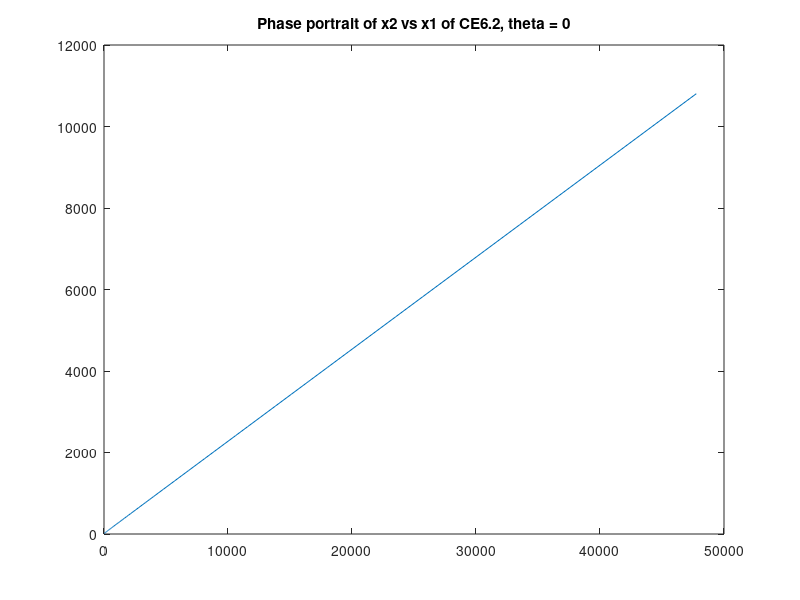
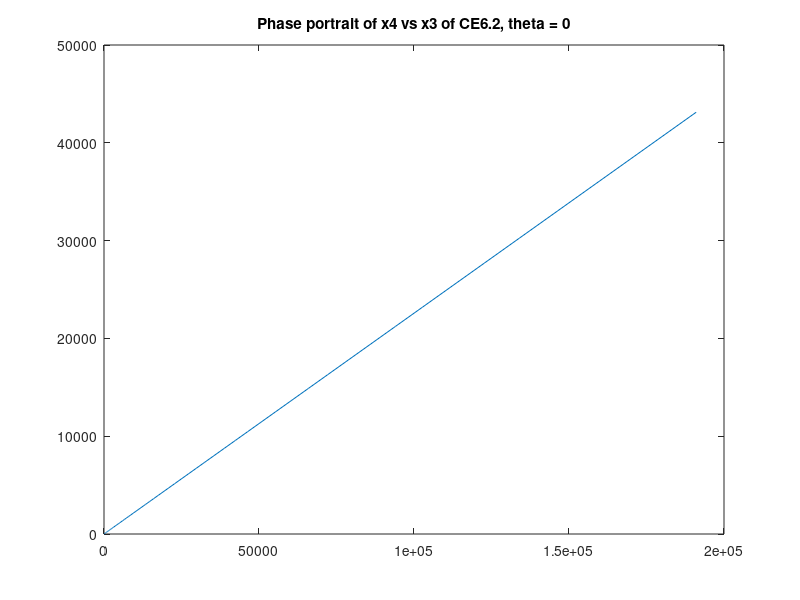
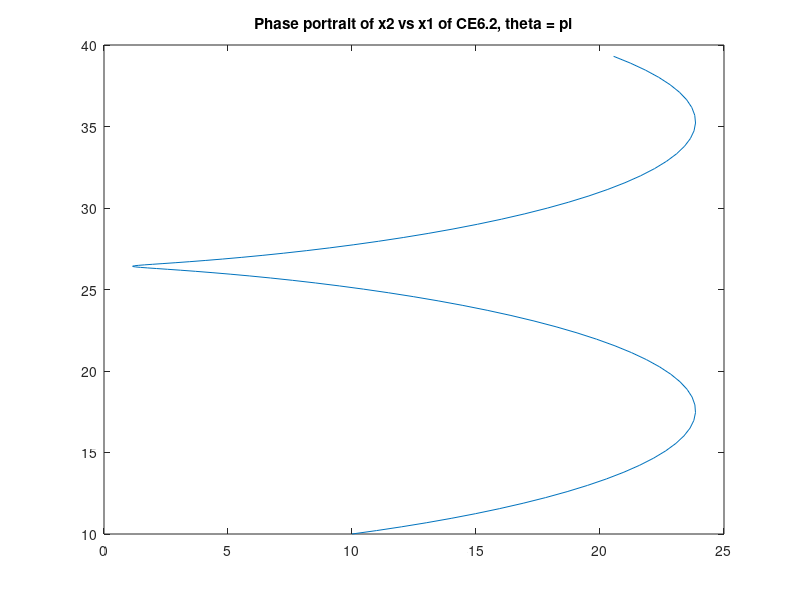
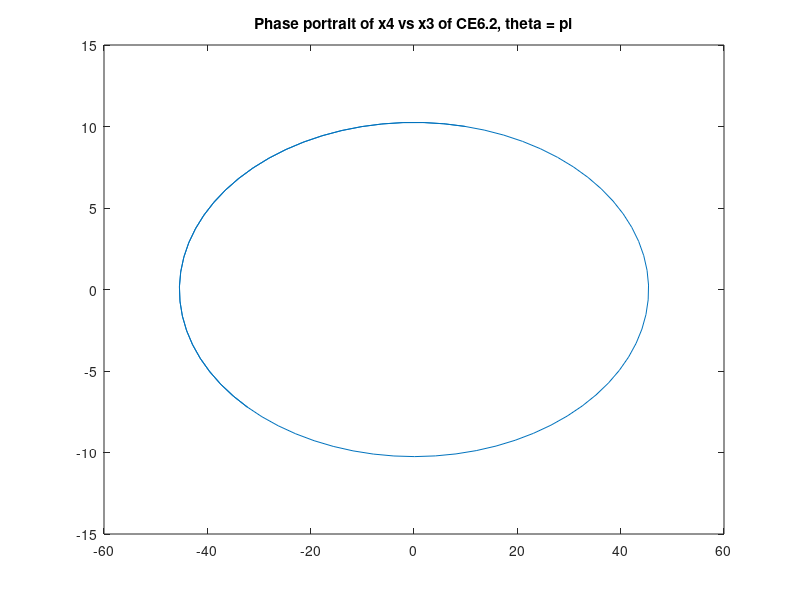

Here is the MATLAB script that generated these plots, in order:
% EE6283
% Quyen Hua
% M9
% CE6.2
% 
% using Lyapunov Analsis, assess the stability prorperties of the CE2 System;
% any case will do - because the A matrix is identical for all input output
% cases. Should Lyapunov analysis not succeed, use Eigenvalue analysis.
% Plot phase portraits to reinforce your results.

clear all

% % let Q = I4 for Lyapunov Analysis
Q = eye(4);
C = [1 0 0 0];
D = [0];
% Recall from earlier submissions that with initial conditions (theta) = 0
% A = 0 1 0 0
%     0 0 y z 
%     0 0 0 1
%     0 0 h k

% with
% y = (g*m2/m1)
% z = 0
% h =g*(m1+m2)/(m1*L)
% k = 0
% when evaluated at with initial condition zero

% Case ia; Zero initial state, unit impulse force F(t)
L = 0.75;
m1 = 2;
m2 = 1;
x1 = 0; %cart position
x2 = 0; %cart velocity
x3 = 0; %beam angle
x4 = 0; %beam angle radial velocity
u1 = 1; %applied force (unit impulse)
u2 = 0; %torque // not used in case ia
g = 9.81;

y1a = (g*m2/m1);
h1b =g*(m1+m2)/(m1*L);

A1a = [0 1 0 0; 0 0 y1a 0; 0 0 0 1; 0 0 h1b 0];
B1a = [0; 1/(m1+m2-m2*cos(x3)^2); 0; cos(x3)/(L*m1+L*m2-L*m2*cos(x3)^2)];


% 
% P1a = lyap(A1a',Q);
% 
% if (det(P1a) > 0)
%     disp('System is stable by Lyapunav Test because determinant of P is positibe');
% else
%     disp('System is not stable by Lyapunav Test');
% end    

z1a = eig(A1a);

if real(max(z1a)) > 0
    disp('System (IC theta=0) is not stable by eigenvalue test')
elseif real(max(z1a)) == 0
    disp('System (IC theta=0) is marginally stable by eigenvalue test')
else
    disp('System (IC theta=0) is stable by eigenvalue test')
end

x0 = [10; 10; 10; 10];
s1b = ss(A1a,B1a,C,D);
[y, t, x1b] = initial(s1b,x0);
figure;
plot(x1b(:,2),x1b(:,1))
title('Phase portrait of x2 vs x1 of CE6.2, theta = 0')
figure;
plot(x1b(:,4),x1b(:,3))
title('Phase portrait of x4 vs x3 of CE6.2, theta = 0')
% % % % % % % % % % 
% % % % % % % % % % 
    
% % 
% Recall from earlier submissions that with initial conditions (theta) =
% pi
% A = 0 1 0 0
%     0 0 y z 
%     0 0 0 1
%     0 0 -h k

% with
% y = (g*m2/m1)
% z = 0
% h =g*(m1+m2)/(m1*L)
% k = 0
% when evaluated at with initial condition zero

% Case ia; Zero initial state, unit impulse force F(t)
L = 0.75;
m1 = 2;
m2 = 1;
x1 = 0; %cart position
x2 = 0; %cart velocity
x3 = pi; %beam angle
x4 = 0; %beam angle radial velocity
u1 = 1; %applied force (unit impulse)
u2 = 0; %torque // not used in case ia
g = 9.81;

y1b = (g*m2/m1);
h1b =g*(m1+m2)/(m1*L);

A1b = [0 1 0 0; 0 0 y1b 0; 0 0 0 1; 0 0 -h1b 0];
B1b = [0; 1/(m1+m2-m2*cos(x3)^2); 0; cos(x3)/(L*m1+L*m2-L*m2*cos(x3)^2)];




% P1b = lyap(A1b',Q);
% 
% if (det(P1b) > 0)
%     disp('System is stable by Lyapunav Test because determinant of P is positibe');
% else
%     disp('System is not stable by Lyapunav Test');
% end    

z1b = eig(A1b);

if real(max(z1b)) > 0
    disp('System (IC theta=pi) is not stable by eigenvalue test')
elseif real(max(z1b)) == 0
    disp('System (IC theta=pi) is marginally stable by eigenvalue test')
else
    disp('System (IC theta=pi) is stable by eigenvalue test')
end

s1b = ss(A1b,B1b,C,D);
[y, t, x1b] = initial(s1b,x0);
figure;
plot(x1b(:,2),x1b(:,1))
title('Phase portrait of x2 vs x1 of CE6.2, theta = pi')
figure;
plot(x1b(:,4),x1b(:,3))
title('Phase portrait of x4 vs x3 of CE6.2, theta = pi')